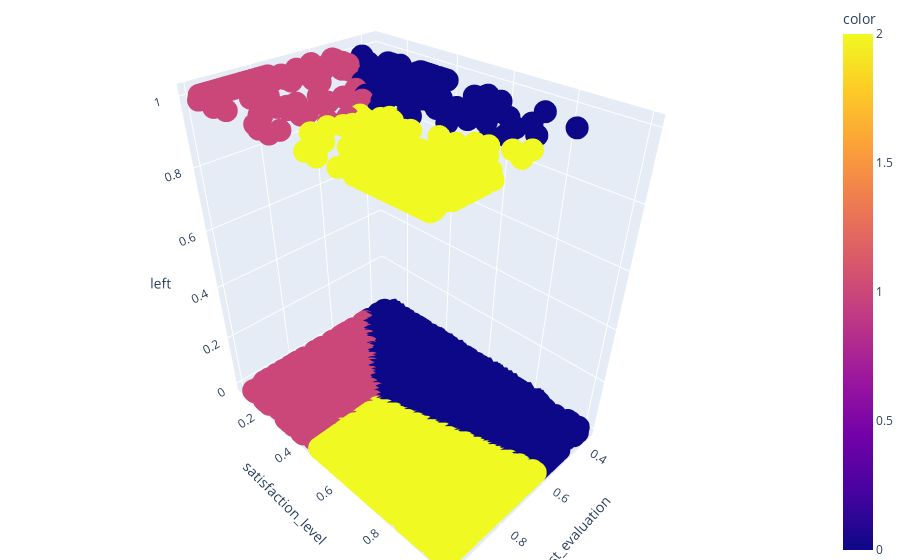

Notebook source saved alongside this figure:
### Code cell
fig = px.scatter_3d(x=df3["last_evaluation"],
                   y=df3["satisfaction_level"],
                   z=df3["left"],
                   color=df3.predicted_clusters, size_max=18,
                   labels = {"x": "last_evaluation",
                             "y": "satisfaction_level",
                             "z": "left"},
                   hover_name=df3["predicted_clusters"])
fig.update_layout(margin=dict(l=0, r=0, b=0, t=0))
fig.show()

### Figure 1 — Plotly figure (JSON) as saved in the notebook; plotly's stock layout.template omitted (floating-point values rounded to 4 significant figures; data arrays with more than 128 entries replaced by an {"elided": "..."} marker saying what was removed)
{"data": [{"hovertemplate": "<b>%{hovertext}</b><br><br>last_evaluation=%{x}<br>satisfaction_level=%{y}<br>left=%{z}<br>color=%{marker.color}<extra></extra>", "hovertext": {"elided": "14999 str values"}, "legendgroup": "", "marker": {"color": {"elided": "14999 int values"}, "coloraxis": "coloraxis", "symbol": "circle"}, "mode": "markers", "name": "", "scene": "scene", "showlegend": false, "type": "scatter3d", "x": {"elided": "14999 float values"}, "y": {"elided": "14999 float values"}, "z": {"elided": "14999 int values"}}], "layout": {"coloraxis": {"colorbar": {"title": {"text": "color"}}, "colorscale": [[0, "#0d0887"], [0.1111, "#46039f"], [0.2222, "#7201a8"], [0.3333, "#9c179e"], [0.4444, "#bd3786"], [0.5556, "#d8576b"], [0.6667, "#ed7953"], [0.7778, "#fb9f3a"], [0.8889, "#fdca26"], [1, "#f0f921"]]}, "legend": {"tracegroupgap": 0}, "margin": {"b": 0, "l": 0, "r": 0, "t": 0}, "scene": {"domain": {"x": [0, 1], "y": [0, 1]}, "xaxis": {"title": {"text": "last_evaluation"}}, "yaxis": {"title": {"text": "satisfaction_level"}}, "zaxis": {"title": {"text": "left"}}}}}
